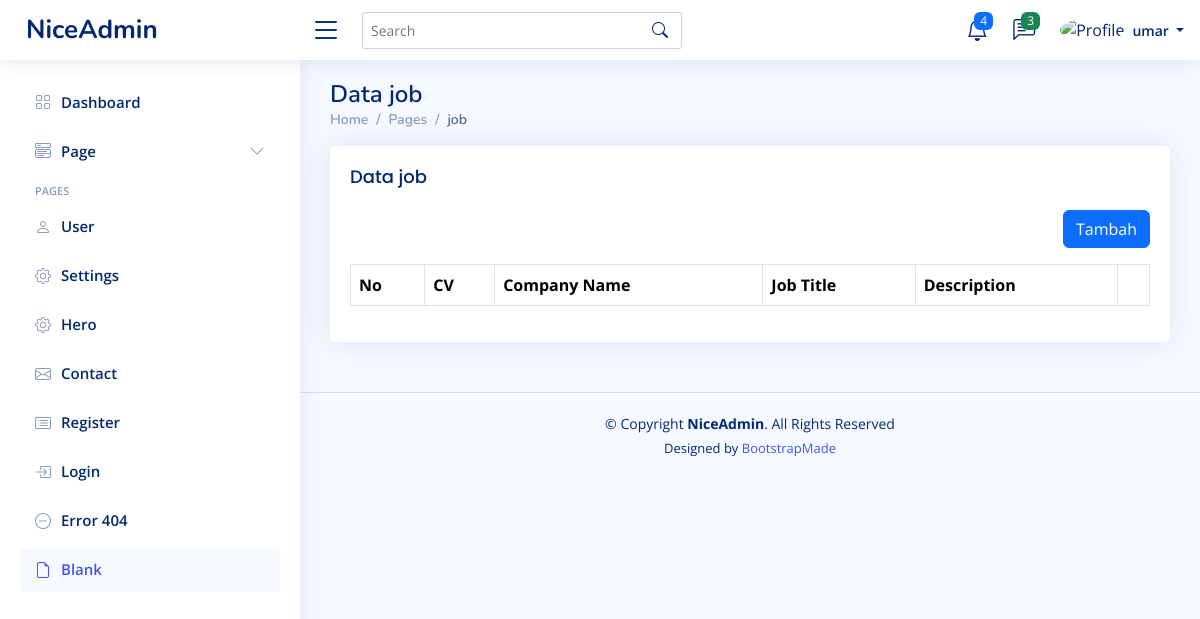
Before: /admin/home.php?page=job (signed in) with the older database file.
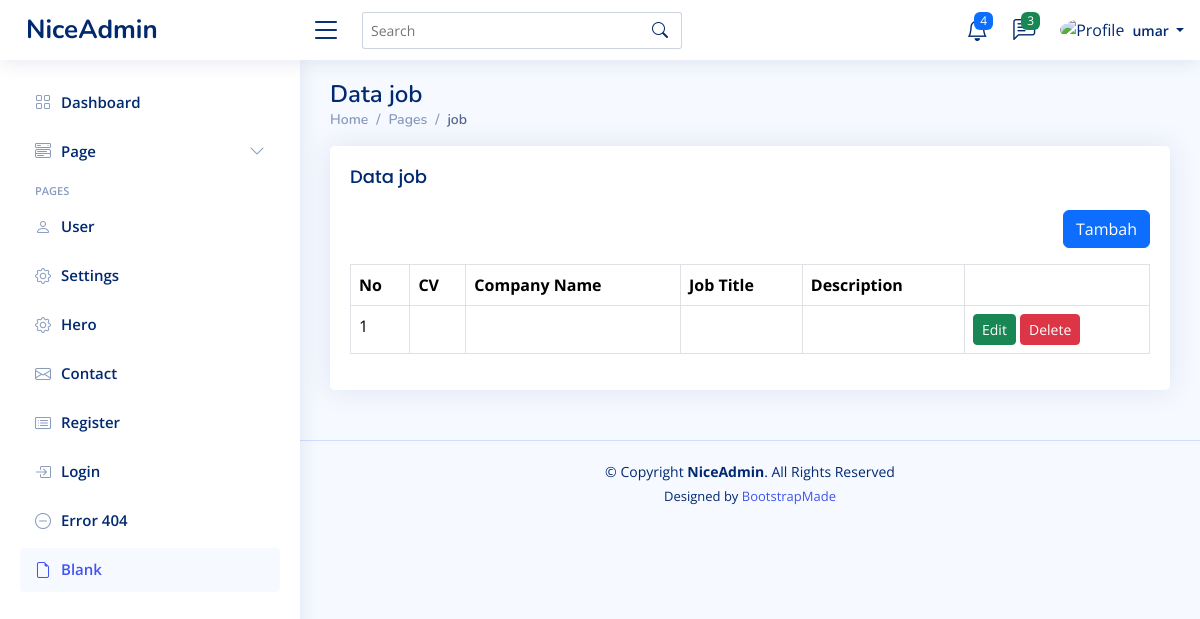
After: the same page with the newer database file.
### tables this page shows
CREATE TABLE `job` (
  `id` int(11) NOT NULL,
  `company` text NOT NULL,
  `job_title` text NOT NULL,
  `description` longtext NOT NULL,
  `cv` varchar(150) NOT NULL,
  `created_at` timestamp NOT NULL DEFAULT current_timestamp(),
  `updated_at` timestamp NULL DEFAULT NULL ON UPDATE current_timestamp()
);

### admin/content/job.php (the view)
<?php
$query = mysqli_query($koneksi, "SELECT * FROM job ORDER BY id ASC");
$rows = mysqli_fetch_all($query, MYSQLI_ASSOC);
?>
<div class="pagetitle">
    <h1>Data job</h1>
    <nav>
        <ol class="breadcrumb">
            <li class="breadcrumb-item"><a href="?page=home">Home</a></li>
            <li class="breadcrumb-item">Pages</li>
            <li class="breadcrumb-item active">job</li>
        </ol>
    </nav>
</div>
<section class="section">
    <div class="row">
        <div class="col-lg-12">
            <div class="card">
                <div class="card-body">
                    <h5 class="card-title">Data job</h5>
                    <div class="mb-3" align="right">
                        <a href="?page=tambah-job" class="btn btn-primary">Tambah</a>
                    </div>
                    <table class="table table-bordered">
                        <thead>
                            <tr>
                                <th>No</th>
                                <th>CV</th>
                                <th>Company Name</th>
                                <th>Job Title</th>
                                <th>Description</th>
                                <th></th>
                            </tr>
                        </thead>
                        <tbody>
                            <?php
                            foreach ($rows as $key => $row):
                            ?>
                                <tr>
                                    <td><?php echo $key += 1 ?></td>
                                    <td><img width="100" src="uploads/job<?php echo ($row['cv']) ?>" alt="">
                                    </td>
                                    <td><?php echo $row['company'] ?></td>
                                    <td><?php echo $row['job_title'] ?></td>
                                    <td><?php echo $row['description'] ?></td>
                                    <td>
                                        <a href="?page=tambah-job&edit=<?php echo $row['id'] ?>"
                                            class="btn btn-sm btn-success">
                                            Edit
                                        </a>
                                        <a onclick="return confirm('apakah anda yakin akan menghapus data ini?')"
                                            href="?page=tambah-job&delete=<?php echo $row['id'] ?>"
                                            class="btn btn-sm btn-danger">
                                            Delete
                                        </a>
                                    </td>
                                </tr>
                            <?php endforeach ?>
                        </tbody>
                    </table>
                </div>
            </div>
        </div>
    </div>
</section>

Changed rows visible on the page:
added job: key "1"
